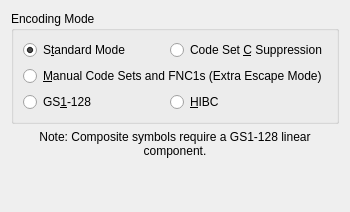
<?xml version="1.0" encoding="UTF-8"?>
<ui version="4.0">
 <class>grpC128</class>
 <widget class="QWidget" name="grpC128">
  <property name="maximumSize">
   <size>
    <width>600</width>
    <height>16777215</height>
   </size>
  </property>
  <property name="windowTitle">
   <string>Form</string>
  </property>
  <layout class="QVBoxLayout" name="verticalLayoutC128">
   <item>
    <widget class="QGroupBox" name="groupBoxC128EncodingMode">
     <property name="title">
      <string>Encoding Mode</string>
     </property>
     <property name="toolTip">
      <string>How to process data</string>
     </property>
     <layout class="QGridLayout" name="gridLayoutC128EncodingMode">
      <item row="0" column="0">
       <widget class="QRadioButton" name="radC128Stand">
        <property name="text">
         <string>S&amp;tandard Mode</string>
        </property>
        <property name="toolTip">
         <string>Process data as normal</string>
        </property>
        <property name="checked">
         <bool>true</bool>
        </property>
       </widget>
      </item>
      <item row="0" column="1">
       <widget class="QRadioButton" name="radC128CSup">
        <property name="text">
         <string>Code Set &amp;C Suppression</string>
        </property>
        <property name="toolTip">
         <string>Do not use Code Set C
(numeric compression)</string>
        </property>
       </widget>
      </item>
      <item row="1" column="0" colspan="2">
       <widget class="QRadioButton" name="radC128ExtraEsc">
        <property name="text">
         <string>&amp;Manual Code Sets and FNC1s (Extra Escape Mode)</string>
        </property>
        <property name="toolTip">
         <string>Process special escape sequences &quot;\^A&quot;, &quot;\^B&quot;, &quot;\^C&quot; and
&quot;\^@&quot; allowing manual Code Set selection and special
escape sequence &quot;\^1&quot; allowing manual FNC1s</string>
        </property>
       </widget>
      </item>
      <item row="2" column="0">
       <widget class="QRadioButton" name="radC128EAN">
        <property name="text">
         <string>GS&amp;1-128</string>
        </property>
        <property name="toolTip">
         <string>Process data as GS1 General Specifications data,
formatted with Application Identifiers (AIs)</string>
        </property>
       </widget>
      </item>
      <item row="2" column="1">
       <widget class="QRadioButton" name="radC128HIBC">
        <property name="text">
         <string>&amp;HIBC</string>
        </property>
        <property name="toolTip">
         <string>Process data as a Health Industry Barcode (HIBC)
Labeler Identification Code (LIC)
For Provider Applications Standard (PAS), preface
the data with a slash &quot;/&quot;</string>
        </property>
       </widget>
      </item>
     </layout>
    </widget>
   </item>
   <item>
    <widget class="QLabel" name="noteC128CompositeEAN">
     <property name="sizePolicy">
      <sizepolicy hsizetype="Preferred" vsizetype="Fixed">
       <horstretch>0</horstretch>
       <verstretch>0</verstretch>
      </sizepolicy>
     </property>
     <property name="text">
      <string>Note: Composite symbols require a GS1-128 linear component.</string>
     </property>
     <property name="textFormat">
      <enum>Qt::PlainText</enum>
     </property>
     <property name="alignment">
      <set>Qt::AlignCenter</set>
     </property>
     <property name="wordWrap">
      <bool>true</bool>
     </property>
    </widget>
   </item>
   <item>
    <spacer name="verticalSpacerC128">
     <property name="orientation">
      <enum>Qt::Vertical</enum>
     </property>
     <property name="sizeHint" stdset="0">
      <size>
       <width>20</width>
       <height>43</height>
      </size>
     </property>
    </spacer>
   </item>
  </layout>
 </widget>
 <resources/>
 <connections/>
</ui>
